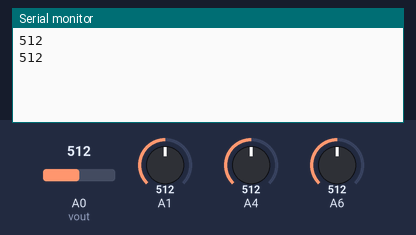
A sketch run on a simulated Arduino Uno, built with avr-gcc and run on an emulated ATmega328P. Parts: the last lines printed to the serial monitor. The inputs (shaded band) are chosen by the test bench; at power-on: A0 (vout) = 512, A6 = 512, A4 = 512, A1 = 512.

Above: at 1.2 s.
1.3 s: A0 (vout) set to 716
At 2.6 s:
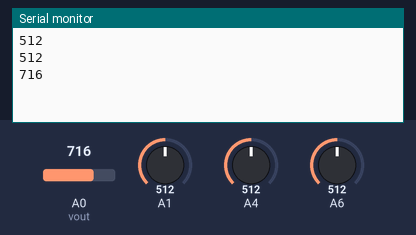
2.8 s: A6 set to 306
At 3.5 s:
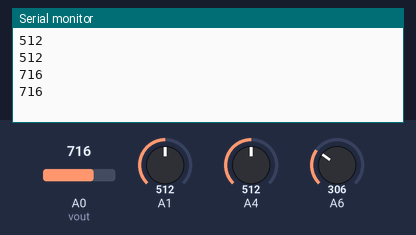
4.3 s: A0 (vout) set to 900
At 5.6 s:
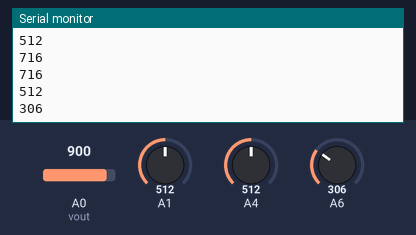
5.8 s: A4 set to 122
At 6.8 s:
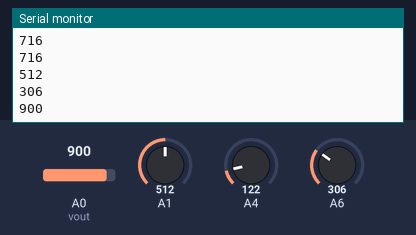
7.3 s: A4 set to 0
At 8.6 s:
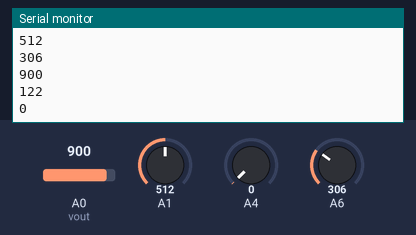
8.8 s: A6 set to 511
At 9.4 s:
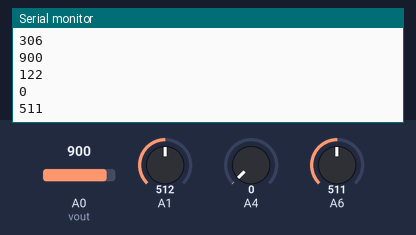
Timing chart, 0 to 11.3 s (numbered marks = the images above; inputs shaded):
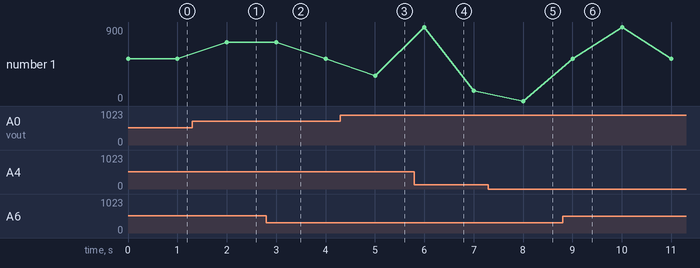

Measured:
- after the input at 1.3 s, the serial monitor: prints a new line after 0.70 s (image 1)
- after the input at 7.3 s, the serial monitor: prints a new line after 0.70 s (image 5)
- after the input at 8.8 s, the serial monitor: prints a new line after 0.20 s (image 6)
- plotted number 1: 512 → 716 after the input at 1.3 s, 306 → 122 after the input at 5.8 s, 122 → 0 after the input at 7.3 s, 0 → 512 after the input at 8.8 s

The sketch:

punto_6.ino
```cpp
//punto 6
int vout = A0; //Nombre de un pin análogo
int vin; //Variable sin asignación
int dt = 1000; //El nombre del tiempo establecido
void setup() {
  pinMode(vout, INPUT); //Se inicaliza el pin para que meta información
  Serial.begin(9600); //Se inicializa el monitor serial para ver la información
}

void loop() {
  vin = analogRead(vout); //La variable se le asigna la información analoga que reciba del pin análogo
  Serial.println(vin); //El monitor refleja la información que lea la variable
  vout = analogRead(vin); //El pin análogo lee la información que tenga la variable
  delay(dt); //Espera 1seg.
}
//Prueba física: https://youtu.be/X6Aed4UTuoU
```
